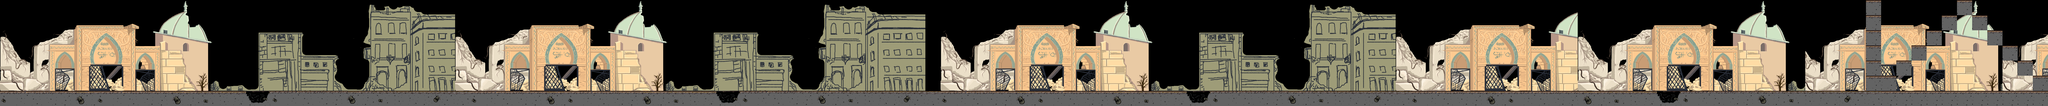

This game map was drawn from its Tiled (.tmx) file and the tilesets committed beside it. A one-line description and the full map source follow:
An orthogonal 135x7 tile map with 64x64 px tiles, 2 tile layers (backgroundg, floor).

<map version="1.4" tiledversion="1.4.3" orientation="orthogonal" renderorder="right-down" width="135" height="7" tilewidth="64" tileheight="64" infinite="0" nextlayerid="3" nextobjectid="1">
 <tileset firstgid="1" name="sprite" tilewidth="64" tileheight="64" tilecount="315" columns="45">
  <image source="../../../ref/sprite.png" width="2880" height="448" />
 </tileset>
 <layer id="1" name="backgroundg" width="135" height="7">
  <data encoding="csv">
14,15,16,17,18,19,20,21,22,23,24,25,26,27,28,29,30,31,32,33,34,35,36,37,38,39,40,41,42,43,14,15,16,17,18,19,20,21,22,23,24,25,26,27,28,29,30,31,32,33,34,35,36,37,38,39,40,41,42,43,44,0,14,15,16,17,18,19,20,21,22,23,24,25,26,27,28,29,30,31,32,33,34,35,36,37,38,39,40,41,42,43,14,15,16,17,18,19,20,21,22,23,24,25,14,15,16,17,18,19,20,21,22,23,24,25,26,27,28,15,16,17,18,19,20,21,22,23,24,25,26,27,15,16,17,
59,60,61,62,63,64,65,66,67,68,69,70,71,72,73,74,75,76,77,78,79,80,81,82,83,84,85,86,87,88,59,60,61,62,63,64,65,66,67,68,69,70,71,72,73,74,75,76,77,78,79,80,81,82,83,84,85,86,87,88,89,0,59,60,61,62,63,64,65,66,67,68,69,70,71,72,73,74,75,76,77,78,79,80,81,82,83,84,85,86,87,88,59,60,61,62,63,64,65,66,67,68,69,70,59,60,61,62,63,64,65,66,67,68,69,70,71,72,73,60,61,62,63,64,65,66,67,68,69,70,71,72,60,61,62,
104,105,106,107,108,109,110,111,112,113,114,115,116,117,118,119,120,121,122,123,124,125,126,127,128,129,130,131,132,133,104,105,106,107,108,109,110,111,112,113,114,115,116,117,118,119,120,121,122,123,124,125,126,127,128,129,130,131,132,133,134,0,104,105,106,107,108,109,110,111,112,113,114,115,116,117,118,119,120,121,122,123,124,125,126,127,128,129,130,131,132,133,104,105,106,107,108,109,110,111,112,113,114,115,104,105,106,107,108,109,110,111,112,113,114,115,116,117,118,105,106,107,108,109,110,111,112,113,114,115,116,117,105,106,107,
149,150,151,152,153,154,155,156,157,158,159,160,161,162,163,164,165,166,167,168,169,170,171,172,173,174,175,176,177,178,149,150,151,152,153,154,155,156,157,158,159,160,161,162,163,164,165,166,167,168,169,170,171,172,173,174,175,176,177,178,179,0,149,150,151,152,153,154,155,156,157,158,159,160,161,162,163,164,165,166,167,168,169,170,171,172,173,174,175,176,177,178,149,150,151,152,153,154,155,156,157,158,159,160,149,150,151,152,153,154,155,156,157,158,159,160,161,162,163,150,151,152,153,154,155,156,157,158,159,160,161,162,150,151,152,
194,195,196,197,198,199,200,201,202,203,204,205,206,207,208,209,210,211,212,213,214,215,216,217,218,219,220,221,222,223,194,195,196,197,198,199,200,201,202,203,204,205,206,207,208,209,210,211,212,213,214,215,216,217,218,219,220,221,222,223,224,0,194,195,196,197,198,199,200,201,202,203,204,205,206,207,208,209,210,211,212,213,214,215,216,217,218,219,220,221,222,223,194,195,196,197,198,199,200,201,202,203,204,205,194,195,196,197,198,199,200,201,202,203,204,205,206,207,208,195,196,197,198,199,200,201,202,203,204,205,206,207,195,196,197,
239,240,241,242,243,244,245,246,247,248,249,250,251,252,253,254,255,256,257,258,259,260,261,262,263,264,265,266,267,268,239,240,241,242,243,244,245,246,247,248,249,250,251,252,253,254,255,256,257,258,259,260,261,262,263,264,265,266,267,268,269,0,239,240,241,242,243,244,245,246,247,248,249,250,251,252,253,254,255,256,257,258,259,260,261,262,263,264,265,266,267,268,239,240,241,242,243,244,245,246,247,248,249,250,239,240,241,242,243,244,245,246,247,248,249,250,251,252,253,240,241,242,243,244,245,246,247,248,249,250,251,252,240,241,242,
0,0,0,0,0,0,0,0,0,0,0,0,0,0,0,0,0,0,0,0,0,0,0,0,0,0,0,0,0,0,0,0,0,0,0,0,0,0,0,0,0,0,0,0,0,0,0,0,0,0,0,0,0,0,0,0,0,0,0,0,0,0,0,0,0,0,0,0,0,0,0,0,0,0,0,0,0,0,0,0,0,0,0,0,0,0,0,0,0,0,0,0,0,0,0,0,0,0,0,0,0,0,0,0,0,0,0,0,0,0,0,0,0,0,0,0,0,0,0,0,0,0,0,0,0,0,0,0,0,0,0,0,0,0,0
</data>
 </layer>
 <layer id="2" name="floor" width="135" height="7">
  <properties>
   <property name="collides" type="bool" value="true" />
  </properties>
  <data encoding="csv">
0,0,0,0,0,0,0,0,0,0,0,0,0,0,0,0,0,0,0,0,0,0,0,0,0,0,0,0,0,0,0,0,0,0,0,0,0,0,0,0,0,0,0,0,0,0,0,0,0,0,0,0,0,0,0,0,0,0,0,0,0,0,0,0,0,0,0,0,0,0,0,0,0,0,0,0,0,0,0,0,0,0,0,0,0,0,0,0,0,0,0,0,0,0,0,0,0,0,0,0,0,0,0,0,0,0,0,0,0,0,0,0,0,0,0,0,0,0,0,0,0,0,0,294,0,0,0,0,0,294,0,0,0,0,0,
0,0,0,0,0,0,0,0,0,0,0,0,0,0,0,0,0,0,0,0,0,0,0,0,0,0,0,0,0,0,0,0,0,0,0,0,0,0,0,0,0,0,0,0,0,0,0,0,0,0,0,0,0,0,0,0,0,0,0,0,0,0,0,0,0,0,0,0,0,0,0,0,0,0,0,0,0,0,0,0,0,0,0,0,0,0,0,0,0,0,0,0,0,0,0,0,0,0,0,0,0,0,0,0,0,0,0,0,0,0,0,0,0,0,0,0,0,0,0,0,0,0,0,294,0,0,0,0,294,0,294,0,0,0,0,
0,0,0,0,0,0,0,0,0,0,0,0,0,0,0,0,0,0,0,0,0,0,0,0,0,0,0,0,0,0,0,0,0,0,0,0,0,0,0,0,0,0,0,0,0,0,0,0,0,0,0,0,0,0,0,0,0,0,0,0,0,0,0,0,0,0,0,0,0,0,0,0,0,0,0,0,0,0,0,0,0,0,0,0,0,0,0,0,0,0,0,0,0,0,0,0,0,0,0,0,0,0,0,0,0,0,0,0,0,0,0,0,0,0,0,0,0,0,0,0,0,0,0,294,0,0,0,294,0,0,0,294,0,0,0,
0,0,0,0,0,0,0,0,0,0,0,0,0,0,0,0,0,0,0,0,0,0,0,0,0,0,0,0,0,0,0,0,0,0,0,0,0,0,0,0,0,0,0,0,0,0,0,0,0,0,0,0,0,0,0,0,0,0,0,0,0,0,0,0,0,0,0,0,0,0,0,0,0,0,0,0,0,0,0,0,0,0,0,0,0,0,0,0,0,0,0,0,0,0,0,0,0,0,0,0,0,0,0,0,0,0,0,0,0,0,0,0,0,0,0,0,0,0,0,0,0,0,0,294,0,0,294,0,0,0,0,0,294,0,0,
0,0,0,0,0,0,0,0,0,0,0,0,0,0,0,0,0,0,0,0,0,0,0,0,0,0,0,0,0,0,0,0,0,0,0,0,0,0,0,0,0,0,0,0,0,0,0,0,0,0,0,0,0,0,0,0,0,0,0,0,0,0,0,0,0,0,0,0,0,0,0,0,0,0,0,0,0,0,0,0,0,0,0,0,0,0,0,0,0,0,0,0,0,0,0,0,0,0,0,0,0,0,0,0,0,0,0,0,0,0,0,0,0,0,0,0,0,0,0,0,0,0,0,294,0,294,0,0,0,0,0,0,0,294,0,
0,0,0,0,0,0,0,0,0,0,0,0,0,0,0,0,0,0,0,0,0,0,0,0,0,0,0,0,0,0,0,0,0,0,0,0,0,0,0,0,0,0,0,0,0,0,0,0,0,0,0,0,0,0,0,0,0,0,0,0,0,0,0,0,0,0,0,0,0,0,0,0,0,0,0,0,0,0,0,0,0,0,0,0,0,0,0,0,0,0,0,0,0,0,0,0,0,0,0,0,0,0,0,0,0,0,0,0,0,0,0,0,0,0,0,0,0,0,0,0,0,0,0,294,294,0,0,0,0,0,0,0,0,0,294,
284,285,286,287,288,289,290,291,292,293,294,295,296,297,298,299,300,301,302,303,304,305,306,307,308,309,310,311,312,313,314,284,285,286,287,288,289,290,291,292,293,294,295,296,297,298,299,300,301,302,303,304,305,306,307,308,309,310,311,312,313,314,284,285,286,287,288,289,290,291,292,293,294,295,296,297,298,299,300,301,302,303,304,305,306,307,308,309,310,311,312,313,314,284,285,286,287,288,289,290,291,292,293,294,295,296,297,298,299,300,301,302,303,304,305,306,307,308,309,310,311,312,313,314,294,294,294,294,294,294,294,294,294,294,294
</data>
 </layer>
</map>
